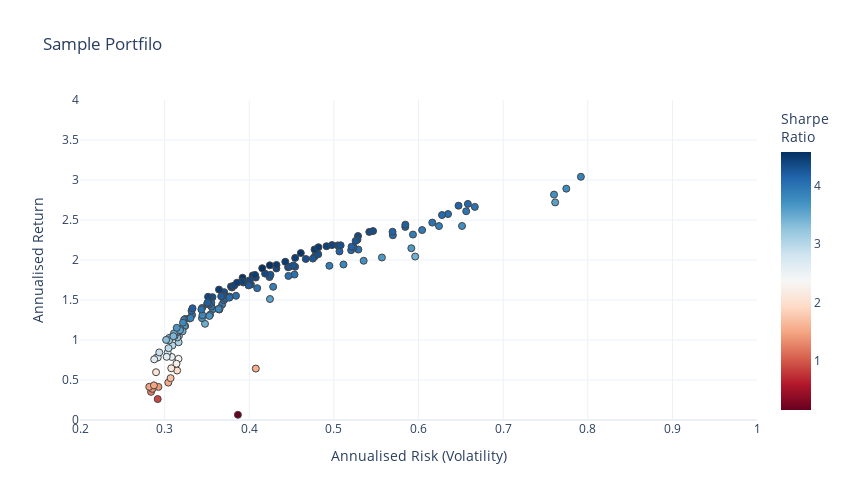

The notebook cell saved with this chart:
### Code cell
mean_variance_pairs = np.array(mean_variance_pairs)

risk_free_rate=0 #-- Include risk free rate here

fig = go.Figure()
fig.add_trace(go.Scatter(x=mean_variance_pairs[:,1]**0.5, y=mean_variance_pairs[:,0], 
                      marker=dict(color=(mean_variance_pairs[:,0]-risk_free_rate)/(mean_variance_pairs[:,1]**0.5), 
                                  showscale=True, 
                                  size=7,
                                  line=dict(width=1),
                                  colorscale="RdBu",
                                  colorbar=dict(title="Sharpe<br>Ratio")
                                 ), 
                      mode='markers',
                      text=[str(np.array(tickers_list[i])) + "<br>" + str(np.array(weights_list[i]).round(2)) for i in range(len(tickers_list))]))
fig.update_layout(template='plotly_white',
                  xaxis=dict(title='Annualised Risk (Volatility)'),
                  yaxis=dict(title='Annualised Return'),
                  title='Sample Portfilo',
                  width=850,
                  height=500)
fig.update_xaxes(range=[0.2, 1])
fig.update_yaxes(range=[0.0,4])
fig.update_layout(coloraxis_colorbar=dict(title="Sharpe Ratio"))

### Figure 1 — Plotly figure (JSON) as saved in the notebook; plotly's stock layout.template omitted (floating-point values rounded to 4 significant figures; data arrays with more than 128 entries replaced by an {"elided": "..."} marker saying what was removed)
{"data": [{"marker": {"color": {"elided": "157 float values"}, "colorbar": {"title": {"text": "Sharpe<br>Ratio"}}, "colorscale": [[0, "rgb(103,0,31)"], [0.1, "rgb(178,24,43)"], [0.2, "rgb(214,96,77)"], [0.3, "rgb(244,165,130)"], [0.4, "rgb(253,219,199)"], [0.5, "rgb(247,247,247)"], [0.6, "rgb(209,229,240)"], [0.7, "rgb(146,197,222)"], [0.8, "rgb(67,147,195)"], [0.9, "rgb(33,102,172)"], [1, "rgb(5,48,97)"]], "line": {"width": 1}, "showscale": true, "size": 7}, "mode": "markers", "text": {"elided": "157 str values"}, "type": "scatter", "x": {"elided": "157 float values"}, "y": {"elided": "157 float values"}}], "layout": {"coloraxis": {"colorbar": {"title": {"text": "Sharpe Ratio"}}}, "height": 500, "title": {"text": "Sample Portfilo"}, "width": 850, "xaxis": {"range": [0.2, 1], "title": {"text": "Annualised Risk (Volatility)"}}, "yaxis": {"range": [0, 4], "title": {"text": "Annualised Return"}}}}
